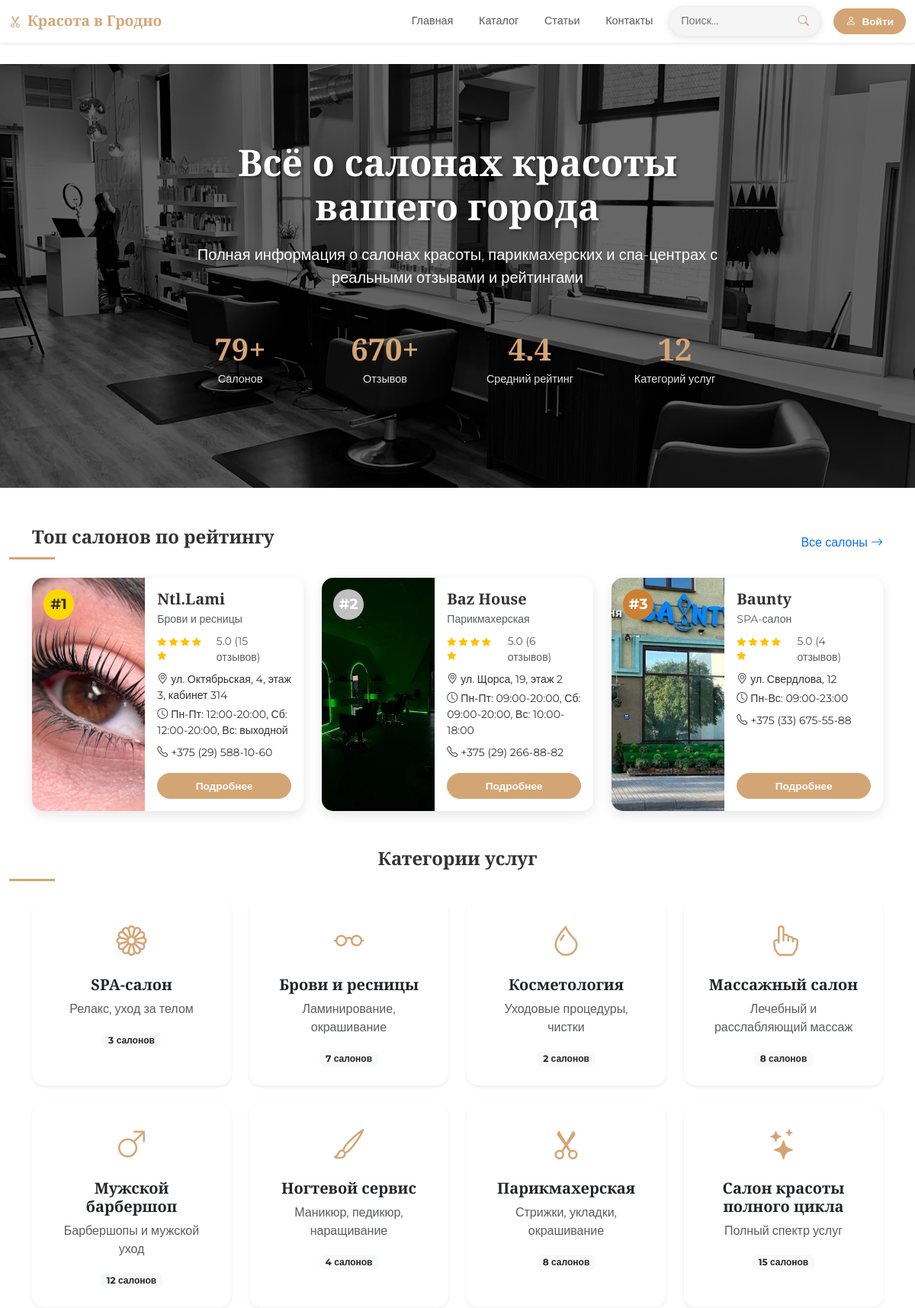
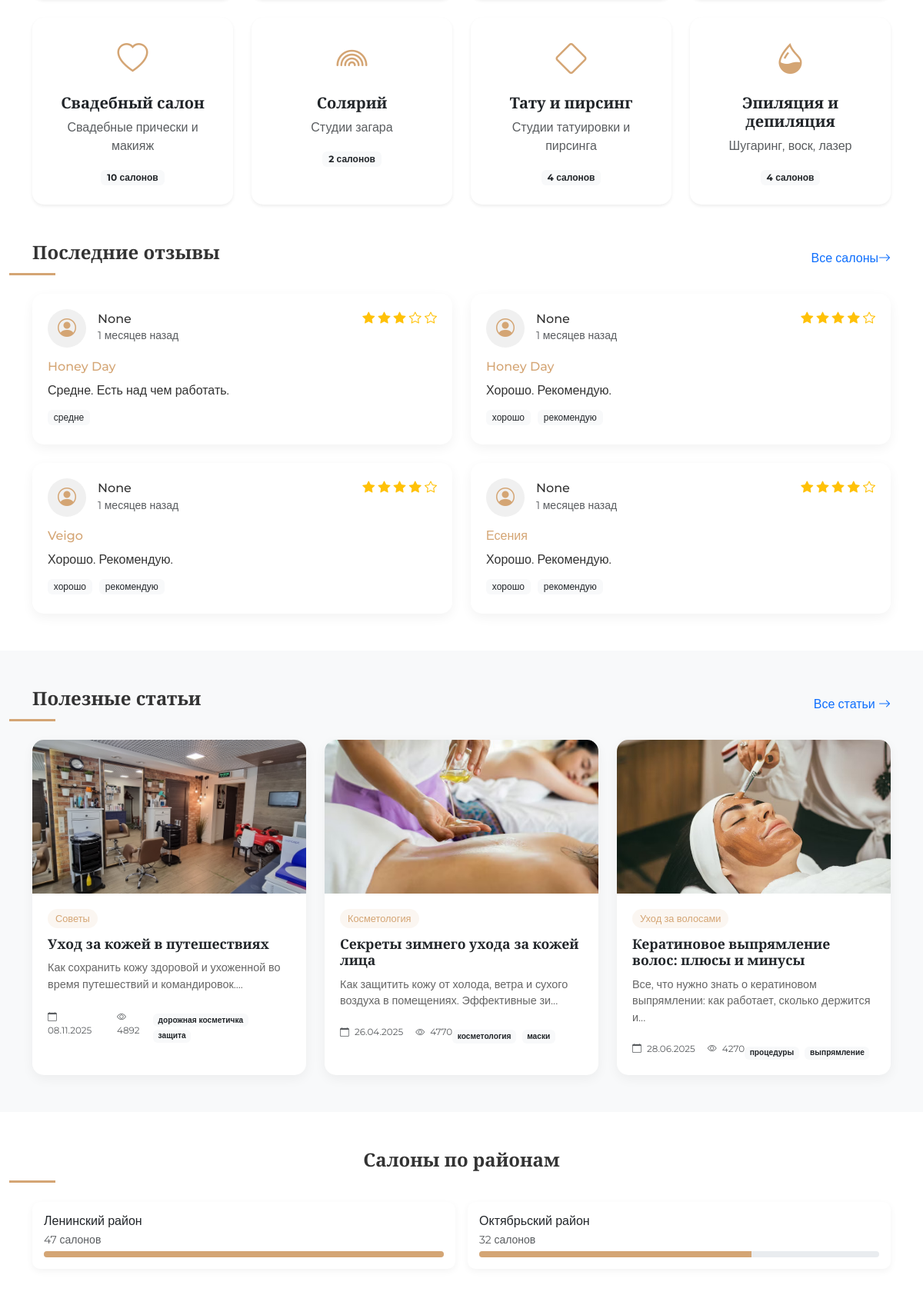
The page / (upper part) on the database its author committed (2 pictures, top to bottom).
### models.py (models this page shows)
class Salon(db.Model):
    __tablename__ = 'salons'
    id = db.Column(db.Integer, primary_key=True)
    name = db.Column(db.String(200))
    category = db.Column(db.String(100))
    description = db.Column(db.Text)
    address = db.Column(db.String(300))
    district = db.Column(db.String(100))
    phone = db.Column(db.String(20))
    working_hours = db.Column(db.String(200))
    rating = db.Column(db.Float, default=0.0)
    reviews_count = db.Column(db.Integer, default=0)
    is_verified = db.Column(db.Boolean, default=False)
    image_url = db.Column(db.String(300), default='/static/img/default.png')
    created_at = db.Column(db.DateTime, server_default=db.func.now())
    social_instagram = db.Column(db.String(300))
    social_vk = db.Column(db.String(300))
    social_facebook = db.Column(db.String(300))
    social_telegram = db.Column(db.String(300))
    services = db.relationship('Service', backref='salon', lazy=True, cascade='all, delete-orphan')
    reviews = db.relationship('Review', backref='salon', lazy=True, cascade='all, delete-orphan')

class Review(db.Model):
    __tablename__ = 'reviews'
    id = db.Column(db.Integer, primary_key=True)
    salon_id = db.Column(db.Integer, db.ForeignKey('salons.id'))
    author_name = db.Column(db.String(100))
    rating = db.Column(db.Integer)
    text = db.Column(db.Text)
    tags = db.Column(db.String(300))
    created_at = db.Column(db.DateTime, server_default=db.func.now())
    user_id = db.Column(db.Integer, db.ForeignKey('users.id'), nullable=True)
    user = db.relationship('User', backref='reviews', lazy=True)  # Добавлено

class BlogPost(db.Model):
    __tablename__ = 'blog_posts'
    id = db.Column(db.Integer, primary_key=True)
    title = db.Column(db.String(200), nullable=False)
    slug = db.Column(db.String(200), unique=True)
    excerpt = db.Column(db.String(500))
    content = db.Column(db.Text, nullable=False)
    author = db.Column(db.String(100), default='Администратор')
    image_url = db.Column(db.String(300), default='/static/img/default.png')
    category = db.Column(db.String(50))
    is_published = db.Column(db.Boolean, default=True)
    views_count = db.Column(db.Integer, default=0)
    created_at = db.Column(db.DateTime, default=datetime.now)
    updated_at = db.Column(db.DateTime, default=datetime.now, onupdate=datetime.now)
    comments = db.relationship('BlogComment', backref='post', lazy=True, cascade='all, delete-orphan')
    tags = db.relationship('BlogTag', secondary=post_tags, backref=db.backref('posts', lazy=True))

class BlogTag(db.Model):
    __tablename__ = 'blog_tags'
    id = db.Column(db.Integer, primary_key=True)
    name = db.Column(db.String(30), unique=True, nullable=False)
    slug = db.Column(db.String(30), unique=True)

### app.py (the view)
@app.route('/')
def home():
    total_salons = Salon.query.count()
    total_reviews = Review.query.count()
    total_categories = db.session.query(Salon.category).distinct().count()
    avg_rating = db.session.query(func.avg(Salon.rating)).scalar() or 0
    average_rating = round(avg_rating, 1)
    top_salons = Salon.query.order_by(
        Salon.rating.desc(),
        Salon.reviews_count.desc()
    ).limit(3).all()
    categories = db.session.query(
        Salon.category,
        func.count(Salon.id).label('count')
    ).group_by(Salon.category).all()
    categories_data = []
    for cat, count in categories:
        if cat:
            categories_data.append({
                "name": cat,
                "count": count
            })
    recent_reviews = Review.query.join(Salon).order_by(
        Review.created_at.desc()
    ).limit(4).all()
    blog_posts = BlogPost.query.filter(
        BlogPost.is_published == True
    ).order_by(
        BlogPost.views_count.desc()
    ).limit(3).all()
    districts = db.session.query(
        Salon.district,
        func.count(Salon.id).label('count')
    ).group_by(Salon.district).all()
    districts_data = []
    for dist, count in districts:
        if dist:
            districts_data.append({
                "name": dist,
                "count": count
            })
    max_district_count = max([d["count"] for d in districts_data]) if districts_data else 1
    return render_template('index.html',
        title="Красота в Гродно - Информационный ресурс о салонах красоты",
        stats={
            "total_salons": total_salons,
            "total_reviews": total_reviews,
            "average_rating": average_rating,
            "total_categories": total_categories
        },
        top_salons=top_salons,
        categories=categories_data,
        recent_reviews=recent_reviews,
        blog_posts=blog_posts,
        districts=districts_data,
        max_district_count=max_district_count
    )

### templates/index.html (shortened to what this page needs)
{% extends "base.html" %} {% block content %}
<div class="container  py-1">
</div>
<section class="hero-section">
  <div class="container">
    <div
      class="row d-flex justify-content-center align-items-center text-center"
    >
      <div class="col-lg-8">
        <h1 class="hero-title">Всё о салонах красоты вашего города</h1>
        <p class="lead mb-4">
          Полная информация о салонах красоты, парикмахерских и спа-центрах
          с реальными отзывами и рейтингами
        </p>
        <div class="stats-container">
          <div class="row">
            <div class="col-6 col-md-3">
              <div class="stat-item">
                <h3 class="stat-number">{{ stats.total_salons }}+</h3>
                <p class="stat-label">Салонов</p>
              </div>
            </div>
            <div class="col-6 col-md-3">
              <div class="stat-item">
                <h3 class="stat-number">{{ stats.total_reviews }}+</h3>
                <p class="stat-label">Отзывов</p>
              </div>
            </div>
            <div class="col-6 col-md-3">
              <div class="stat-item">
                <h3 class="stat-number">{{ stats.average_rating }}</h3>
                <p class="stat-label">Средний рейтинг</p>
              </div>
            </div>
            <div class="col-6 col-md-3">
              <div class="stat-item">
                <h3 class="stat-number">{{ stats.total_categories }}</h3>
                <p class="stat-label">Категорий услуг</p>
              </div>
            </div>
          </div>
        </div>
      </div>
    </div>
  </div>
</section>
<section class="container mb-5">
  <div class="d-flex justify-content-between align-items-center mb-4">
    <h2 class="section-title mb-0">Топ салонов по рейтингу</h2>
    <a href="/catalog?sort_by=rating" class="text-decoration-none"
      >Все салоны <i class="bi bi-arrow-right"></i
    ></a>
  </div>
  <div class="row g-4">
    {% for salon in top_salons %}
    <div class="col-md-4 d-flex">
      <div class="top-salon-card top-{{ loop.index }} w-100 d-flex flex-column">
        <div class="top-badge">#{{ loop.index }}</div>
        <div class="row g-0 flex-grow-1">
          <div class="col-md-5">
            <img src="{{ salon.image_url }}" class="top-salon-img" alt="{{ salon.name }}" />
          </div>
          <div class="col-md-7 d-flex flex-column">
            <div class="p-3 d-flex flex-column h-100">
              <div>
                <h5 class="mb-1">{{ salon.name }}</h5>
                <p class="text-muted small mb-2">{{ salon.category }}</p>
                <div class="d-flex align-items-center mb-2">
                  <div class="rating rating-wrap me-2">
                    {% for i in range(5) %}
                      {% if i < salon.rating|int %}
                        <i class="bi bi-star-fill"></i>
                      {% elif i < salon.rating %}
                        <i class="bi bi-star-half"></i>
                      {% else %}
                        <i class="bi bi-star"></i>
                      {% endif %}
                    {% endfor %}
                  </div>
                  <span class="text-muted small">{{ "%.1f"|format(salon.rating) }} ({{ salon.reviews_count }} отзывов)</span>
                </div>
                <div class="salon-info">
                  <p class="small mb-1">
                    <i class="bi bi-geo-alt me-1"></i>{{ salon.address }}
                  </p>
                  <p class="small mb-2">
                    <i class="bi bi-clock me-1"></i>{{ salon.working_hours }}
                  </p>
                  <p class="small mb-0">
                    <i class="bi bi-telephone me-1"></i>{{ salon.phone }}
                  </p>
                </div>
              </div>
              <div class="mt-auto pt-3">
                <a href="/catalog/{{ salon.id }}" class="btn btn-sm btn-beauty w-100">Подробнее</a>
              </div>
            </div>
          </div>
        </div>
      </div>
    </div>
    {% endfor %}
  </div>
</section>
<section class="container mb-5">
  <h2 class="section-title">Категории услуг</h2>
  <div class="row g-4">
    {% for category in categories %}
    <div class="col-md-3 col-sm-6">
      <a href="/catalog?category={{ category.name }}" class="text-decoration-none text-dark">
        <div class="category-card text-center p-4 shadow-sm">
          <div class="category-icon">
            {% if category.name == "Парикмахерская" %}
              <i class="bi bi-scissors"></i>
            {% elif category.name == "Ногтевой сервис" %}
              <i class="bi bi-brush"></i>
            {% elif category.name == "Косметология" %}
              <i class="bi bi-droplet"></i>
            {% elif category.name == "SPA-салон" %}
              <i class="bi bi-flower1"></i>
            {% elif category.name == "Брови и ресницы" %}
              <i class="bi bi-eyeglasses"></i>
            {% elif category.name == "Тату и пирсинг" %}
              <i class="bi bi-diamond"></i>
            {% elif category.name == "Мужской барбершоп" %}
              <i class="bi bi-gender-male"></i>
            {% elif category.name == "Солярий" %}
              <i class="bi bi-rainbow"></i>
            {% elif category.name == "Массажный салон" %}
              <i class="bi bi-hand-index"></i>
            {% elif category.name == "Эпиляция и депиляция" %}
              <i class="bi bi-droplet-half"></i>
            {% elif category.name == "Свадебный салон" %}
              <i class="bi bi-heart"></i>
            {% elif category.name == "Детская парикмахерская" %}
              <i class="bi bi-balloon"></i>
            {% elif category.name == "Салон красоты полного цикла" %}
              <i class="bi bi-stars"></i>
            {% else %}
              <i class="bi bi-shop"></i>
            {% endif %}
          </div>
          <h5>{{ category.name }}</h5>
          <p class="text-muted">
            {% if category.name == "Парикмахерская" %}
              Стрижки, укладки, окрашивание
            {% elif category.name == "Ногтевой сервис" %}
              Маникюр, педикюр, наращивание
            {% elif category.name == "Косметология" %}
              Уходовые процедуры, чистки
            {% elif category.name == "SPA-салон" %}
              Релакс, уход за телом
            {% elif category.name == "Брови и ресницы" %}
              Ламинирование, окрашивание
            {% elif category.name == "Тату и пирсинг" %}
              Студии татуировки и пирсинга
            {% elif category.name == "Мужской барбершоп" %}
              Барбершопы и мужской уход
            {% elif category.name == "Солярий" %}
              Студии загара
            {% elif category.name == "Массажный салон" %}
              Лечебный и расслабляющий массаж
            {% elif category.name == "Эпиляция и депиляция" %}
              Шугаринг, воск, лазер
            {% elif category.name == "Свадебный салон" %}
              Свадебные прически и макияж
            {% elif category.name == "Детская парикмахерская" %}
              Стрижки и укладки для детей
            {% elif category.name == "Салон красоты полного цикла" %}
              Полный спектр услуг
            {% else %}
              Различные услуги красоты
            {% endif %}
          </p>
          <span class="badge bg-light text-dark">{{ category.count }} салонов</span>
        </div>
      </a>
    </div>
    {% endfor %}
  </div>
</section>
<section class="container mb-5">
  <div class="d-flex justify-content-between align-items-center mb-4">
    <h2 class="section-title mb-0">Последние отзывы</h2>
    <a href="#" class="text-decoration-none"
      >Все салоны<i class="bi bi-arrow-right"></i
    ></a>
  </div>
  <div class="row g-4">
    {% for review in recent_reviews %}
    <div class="col-md-6">
      <div class="review-card">
        <div class="review-header">
          <div class="review-author">
            <div class="review-avatar">
              <i class="bi bi-person-circle"></i>
            </div>
            <div>
              <h6 class="mb-0">{{ review.author_name }}</h6>
              <small class="text-muted">
                {% set days_ago = (now - review.created_at).days %}
                {% if days_ago == 0 %}
                  сегодня
                {% elif days_ago == 1 %}
                  вчера
                {% elif days_ago < 7 %}
                  {{ days_ago }} дня назад
                {% elif days_ago < 30 %}
                  {{ (days_ago / 7)|int }} недели назад
                {% else %}
                  {{ (days_ago / 30)|int }} месяцев назад
                {% endif %}
              </small>
            </div>
          </div>
          <div class="rating">
            {% for i in range(5) %}
              {% if i < review.rating %}
                <i class="bi bi-star-fill"></i>
              {% else %}
                <i class="bi bi-star"></i>
              {% endif %}
            {% endfor %}
          </div>
        </div>
        <div class="review-body">
          <h6>{{ review.salon.name }}</h6>
          <p class="mb-2">{{ review.text }}</p>
          {% if review.tags %}
          <div class="review-tags">
            {% for tag in review.tags.split(', ') %}
              <span class="badge bg-light text-dark">{{ tag }}</span>
            {% endfor %}
          </div>
          {% endif %}
        </div>
      </div>
    </div>
    {% endfor %}
  </div>
</section>
<section class="bg-light py-5 mb-5">
  <div class="container">
    <div class="d-flex justify-content-between align-items-center mb-4">
      <h2 class="section-title mb-0">Полезные статьи</h2>
      <a href="/blog" class="text-decoration-none"
        >Все статьи <i class="bi bi-arrow-right"></i
      ></a>
    </div>
    <div class="row g-4">
      {% for post in blog_posts %}
      <div class="col-md-4">
        <a href="/blog/{{ post.slug }}" class="text-decoration-none text-dark">
          <div class="article-card">
            <img src="{{ post.image_url }}" class="article-img" alt="{{ post.title }}" />
            <div class="article-content">
              <span class="article-category">{{ post.category }}</span>
              <h5 class="article-title">{{ post.title }}</h5>
              <p class="article-excerpt">
                {{ post.excerpt[:80] }}...
              </p>
              <div class="article-meta">
                <small class="text-muted">
                  <i class="bi bi-calendar me-1"></i> {{ post.created_at.strftime('%d.%m.%Y') }}
                </small>
                <small class="text-muted ms-3">
                  <i class="bi bi-eye me-1"></i> {{ post.views_count }}
                </small>
                {% if post.tags %}
                <div class="mt-2">
                  {% for tag in post.tags[:2] %}
                    <span class="badge bg-light text-dark me-1">{{ tag.name }}</span>
                  {% endfor %}
                </div>
                {% endif %}
              </div>
            </div>
          </div>
        </a>
      </div>
      {% endfor %}
    </div>
  </div>
</section>
<section class="container mb-5">
  <h2 class="section-title">Салоны по районам</h2>
  <div class="row g-3">
    {% for district in districts %}
    <div class="col-md-6 col-sm-6">
      <a href="/catalog?district={{ district.name }}" class="text-decoration-none text-dark">
        <div class="district-card">
          <h6>{{ district.name }} район</h6>
          <p class="text-muted small mb-1">{{ district.count }} салонов</p>
          <div class="progress" style="height: 8px">
            {% set percentage = (district.count / max_district_count * 100)|int %}
            <div class="progress-bar" style="width: {{ percentage }}%"></div>
          </div>
        </div>
      </a>
    </div>
    {% endfor %}
  </div>
</section>
{% endblock %}

### rows shown on the page
Salon: image_url (picture), name "Ntl.Lami", category "Брови и ресницы", rating "5.0", reviews_count "15", address "ул. Октябрьская, 4, этаж 3, кабинет 314", working_hours "Пн-Пт: 12:00-20:00, Сб: 12:00-20:00, Вс: выходной", phone "+375 (29) 588-10-60"
Salon: image_url (picture), name "Baz House", category "Парикмахерская", rating "5.0", reviews_count "6", address "ул. Щорса, 19, этаж 2", working_hours "Пн-Пт: 09:00-20:00, Сб: 09:00-20:00, Вс: 10:00-18:00", phone "+375 (29) 266-88-82"
Salon: image_url (picture), name "Baunty", category "SPA-салон", rating "5.0", reviews_count "4", address "ул. Свердлова, 12", working_hours "Пн-Вс: 09:00-23:00", phone "+375 (33) 675-55-88"
Review: author_name "None", rating 3 (drawn), salon.name "Honey Day", text "Средне. Есть над чем работать.", tags "средне"
Review: author_name "None", rating 4 (drawn), salon.name "Honey Day", text "Хорошо. Рекомендую.", tag "хорошо" "рекомендую"
Review: author_name "None", rating 4 (drawn), salon.name "Veigo", text "Хорошо. Рекомендую.", tag "хорошо" "рекомендую"
Review: author_name "None", rating 4 (drawn), salon.name "Есения", text "Хорошо. Рекомендую.", tag "хорошо" "рекомендую"
BlogPost: image_url (picture), category "Советы", title "Уход за кожей в путешествиях", excerpt "Как сохранить кожу здоровой и ухоженной во время путешествий и командировок.", created_at "08.11.2025", views_count "4892"
BlogTag: name "дорожная косметичка"
BlogTag: name "защита"
BlogPost: image_url (picture), category "Косметология", title "Секреты зимнего ухода за кожей лица", excerpt "Как защитить кожу от холода, ветра и сухого воздуха в помещениях. Эффективные зи", created_at "26.04.2025", views_count "4770"
BlogTag: name "косметология"
BlogTag: name "маски"
BlogPost: image_url (picture), category "Уход за волосами", title "Кератиновое выпрямление волос: плюсы и минусы", excerpt "Все, что нужно знать о кератиновом выпрямлении: как работает, сколько держится и", created_at "28.06.2025", views_count "4270"
BlogTag: name "процедуры"
BlogTag: name "выпрямление"

### other values the page prints
{{ stats.total_salons }} "79"
{{ stats.total_reviews }} "670"
{{ stats.average_rating }} "4.4"
{{ stats.total_categories }} "12"
{{ category.name }} "SPA-салон" "Брови и ресницы" "Косметология" "Массажный салон" "Мужской барбершоп" "Ногтевой сервис" "Парикмахерская" "Салон красоты полного цикла" "Свадебный салон" "Солярий" "Тату и пирсинг" "Эпиляция и депиляция"
{{ category.count }} "3" "7" "2" "8" "12" "4" "8" "15" "10" "2" "4" "4"
{{ district.name }} "Ленинский" "Октябрьский"
{{ district.count }} "47" "32"
